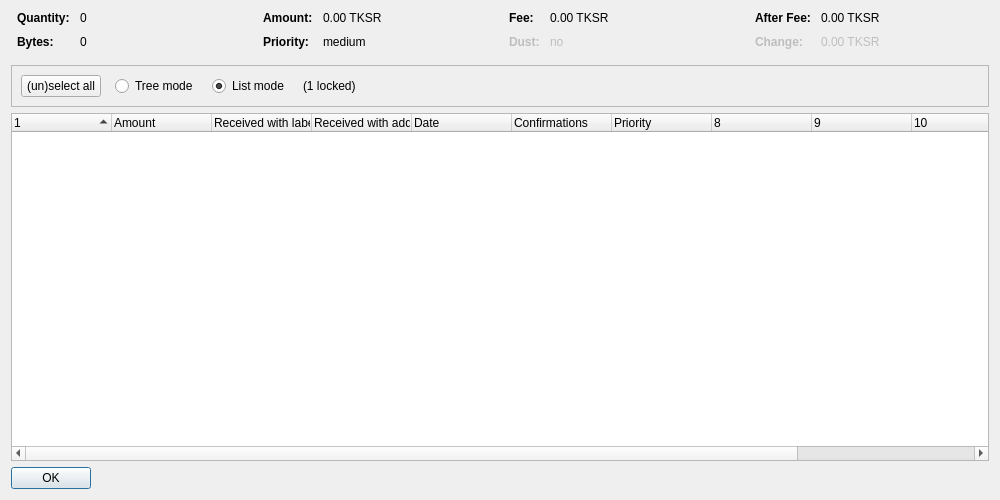
<?xml version="1.0" encoding="UTF-8"?>
<ui version="4.0">
 <class>CoinControlDialog</class>
 <widget class="QDialog" name="CoinControlDialog">
  <property name="geometry">
   <rect>
    <x>0</x>
    <y>0</y>
    <width>1000</width>
    <height>500</height>
   </rect>
  </property>
  <property name="windowTitle">
   <string>Coin Selection</string>
  </property>
  <layout class="QVBoxLayout" name="verticalLayout">
   <item>
    <layout class="QHBoxLayout" name="horizontalLayoutTop" stretch="0,0,0,0">
     <property name="topMargin">
      <number>0</number>
     </property>
     <property name="bottomMargin">
      <number>10</number>
     </property>
     <item>
      <layout class="QFormLayout" name="formLayoutCoinControl1">
       <property name="horizontalSpacing">
        <number>10</number>
       </property>
       <property name="verticalSpacing">
        <number>10</number>
       </property>
       <property name="leftMargin">
        <number>6</number>
       </property>
       <property name="rightMargin">
        <number>6</number>
       </property>
       <item row="0" column="0">
        <widget class="QLabel" name="labelCoinControlQuantityText">
         <property name="font">
          <font>
           <weight>75</weight>
           <bold>true</bold>
          </font>
         </property>
         <property name="text">
          <string>Quantity:</string>
         </property>
        </widget>
       </item>
       <item row="0" column="1">
        <widget class="QLabel" name="labelCoinControlQuantity">
         <property name="cursor">
          <cursorShape>IBeamCursor</cursorShape>
         </property>
         <property name="contextMenuPolicy">
          <enum>Qt::ActionsContextMenu</enum>
         </property>
         <property name="text">
          <string notr="true">0</string>
         </property>
         <property name="textInteractionFlags">
          <set>Qt::LinksAccessibleByMouse|Qt::TextSelectableByKeyboard|Qt::TextSelectableByMouse</set>
         </property>
        </widget>
       </item>
       <item row="1" column="0">
        <widget class="QLabel" name="labelCoinControlBytesText">
         <property name="font">
          <font>
           <weight>75</weight>
           <bold>true</bold>
          </font>
         </property>
         <property name="text">
          <string>Bytes:</string>
         </property>
        </widget>
       </item>
       <item row="1" column="1">
        <widget class="QLabel" name="labelCoinControlBytes">
         <property name="cursor">
          <cursorShape>IBeamCursor</cursorShape>
         </property>
         <property name="contextMenuPolicy">
          <enum>Qt::ActionsContextMenu</enum>
         </property>
         <property name="text">
          <string notr="true">0</string>
         </property>
         <property name="textInteractionFlags">
          <set>Qt::LinksAccessibleByMouse|Qt::TextSelectableByKeyboard|Qt::TextSelectableByMouse</set>
         </property>
        </widget>
       </item>
      </layout>
     </item>
     <item>
      <layout class="QFormLayout" name="formLayoutCoinControl2">
       <property name="horizontalSpacing">
        <number>10</number>
       </property>
       <property name="verticalSpacing">
        <number>10</number>
       </property>
       <property name="leftMargin">
        <number>6</number>
       </property>
       <property name="rightMargin">
        <number>6</number>
       </property>
       <item row="0" column="0">
        <widget class="QLabel" name="labelCoinControlAmountText">
         <property name="font">
          <font>
           <weight>75</weight>
           <bold>true</bold>
          </font>
         </property>
         <property name="text">
          <string>Amount:</string>
         </property>
        </widget>
       </item>
       <item row="0" column="1">
        <widget class="QLabel" name="labelCoinControlAmount">
         <property name="cursor">
          <cursorShape>IBeamCursor</cursorShape>
         </property>
         <property name="contextMenuPolicy">
          <enum>Qt::ActionsContextMenu</enum>
         </property>
         <property name="text">
          <string notr="true">0.00 TKSR</string>
         </property>
         <property name="textInteractionFlags">
          <set>Qt::LinksAccessibleByMouse|Qt::TextSelectableByKeyboard|Qt::TextSelectableByMouse</set>
         </property>
        </widget>
       </item>
       <item row="1" column="0">
        <widget class="QLabel" name="labelCoinControlPriorityText">
         <property name="font">
          <font>
           <weight>75</weight>
           <bold>true</bold>
          </font>
         </property>
         <property name="text">
          <string>Priority:</string>
         </property>
        </widget>
       </item>
       <item row="1" column="1">
        <widget class="QLabel" name="labelCoinControlPriority">
         <property name="cursor">
          <cursorShape>IBeamCursor</cursorShape>
         </property>
         <property name="contextMenuPolicy">
          <enum>Qt::ActionsContextMenu</enum>
         </property>
         <property name="text">
          <string notr="true">medium</string>
         </property>
         <property name="textInteractionFlags">
          <set>Qt::LinksAccessibleByMouse|Qt::TextSelectableByKeyboard|Qt::TextSelectableByMouse</set>
         </property>
        </widget>
       </item>
      </layout>
     </item>
     <item>
      <layout class="QFormLayout" name="formLayoutCoinControl3">
       <property name="horizontalSpacing">
        <number>10</number>
       </property>
       <property name="verticalSpacing">
        <number>10</number>
       </property>
       <property name="leftMargin">
        <number>6</number>
       </property>
       <property name="rightMargin">
        <number>6</number>
       </property>
       <item row="0" column="0">
        <widget class="QLabel" name="labelCoinControlFeeText">
         <property name="font">
          <font>
           <weight>75</weight>
           <bold>true</bold>
          </font>
         </property>
         <property name="text">
          <string>Fee:</string>
         </property>
        </widget>
       </item>
       <item row="0" column="1">
        <widget class="QLabel" name="labelCoinControlFee">
         <property name="cursor">
          <cursorShape>IBeamCursor</cursorShape>
         </property>
         <property name="contextMenuPolicy">
          <enum>Qt::ActionsContextMenu</enum>
         </property>
         <property name="text">
          <string notr="true">0.00 TKSR</string>
         </property>
         <property name="textInteractionFlags">
          <set>Qt::LinksAccessibleByMouse|Qt::TextSelectableByKeyboard|Qt::TextSelectableByMouse</set>
         </property>
        </widget>
       </item>
       <item row="1" column="0">
        <widget class="QLabel" name="labelCoinControlLowOutputText">
         <property name="enabled">
          <bool>false</bool>
         </property>
         <property name="font">
          <font>
           <weight>75</weight>
           <bold>true</bold>
          </font>
         </property>
         <property name="text">
          <string>Dust:</string>
         </property>
        </widget>
       </item>
       <item row="1" column="1">
        <widget class="QLabel" name="labelCoinControlLowOutput">
         <property name="enabled">
          <bool>false</bool>
         </property>
         <property name="cursor">
          <cursorShape>IBeamCursor</cursorShape>
         </property>
         <property name="contextMenuPolicy">
          <enum>Qt::ActionsContextMenu</enum>
         </property>
         <property name="text">
          <string notr="true">no</string>
         </property>
         <property name="textInteractionFlags">
          <set>Qt::LinksAccessibleByMouse|Qt::TextSelectableByKeyboard|Qt::TextSelectableByMouse</set>
         </property>
        </widget>
       </item>
      </layout>
     </item>
     <item>
      <layout class="QFormLayout" name="formLayoutCoinControl4">
       <property name="horizontalSpacing">
        <number>10</number>
       </property>
       <property name="verticalSpacing">
        <number>10</number>
       </property>
       <property name="leftMargin">
        <number>6</number>
       </property>
       <property name="rightMargin">
        <number>6</number>
       </property>
       <item row="0" column="0">
        <widget class="QLabel" name="labelCoinControlAfterFeeText">
         <property name="font">
          <font>
           <weight>75</weight>
           <bold>true</bold>
          </font>
         </property>
         <property name="text">
          <string>After Fee:</string>
         </property>
        </widget>
       </item>
       <item row="0" column="1">
        <widget class="QLabel" name="labelCoinControlAfterFee">
         <property name="cursor">
          <cursorShape>IBeamCursor</cursorShape>
         </property>
         <property name="contextMenuPolicy">
          <enum>Qt::ActionsContextMenu</enum>
         </property>
         <property name="text">
          <string notr="true">0.00 TKSR</string>
         </property>
         <property name="textInteractionFlags">
          <set>Qt::LinksAccessibleByMouse|Qt::TextSelectableByKeyboard|Qt::TextSelectableByMouse</set>
         </property>
        </widget>
       </item>
       <item row="1" column="0">
        <widget class="QLabel" name="labelCoinControlChangeText">
         <property name="enabled">
          <bool>false</bool>
         </property>
         <property name="font">
          <font>
           <weight>75</weight>
           <bold>true</bold>
          </font>
         </property>
         <property name="text">
          <string>Change:</string>
         </property>
        </widget>
       </item>
       <item row="1" column="1">
        <widget class="QLabel" name="labelCoinControlChange">
         <property name="enabled">
          <bool>false</bool>
         </property>
         <property name="cursor">
          <cursorShape>IBeamCursor</cursorShape>
         </property>
         <property name="contextMenuPolicy">
          <enum>Qt::ActionsContextMenu</enum>
         </property>
         <property name="text">
          <string notr="true">0.00 TKSR</string>
         </property>
         <property name="textInteractionFlags">
          <set>Qt::LinksAccessibleByMouse|Qt::TextSelectableByKeyboard|Qt::TextSelectableByMouse</set>
         </property>
        </widget>
       </item>
      </layout>
     </item>
    </layout>
   </item>
   <item>
    <widget class="QFrame" name="frame">
     <property name="minimumSize">
      <size>
       <width>0</width>
       <height>40</height>
      </size>
     </property>
     <property name="frameShape">
      <enum>QFrame::StyledPanel</enum>
     </property>
     <property name="frameShadow">
      <enum>QFrame::Sunken</enum>
     </property>
     <layout class="QHBoxLayout" name="horizontalLayout">
      <item>
       <layout class="QHBoxLayout" name="horizontalLayoutPanel" stretch="0,0,0,0,0">
        <property name="spacing">
         <number>14</number>
        </property>
        <item>
         <widget class="QPushButton" name="pushButtonSelectAll">
          <property name="sizePolicy">
           <sizepolicy hsizetype="Maximum" vsizetype="Fixed">
            <horstretch>0</horstretch>
            <verstretch>0</verstretch>
           </sizepolicy>
          </property>
          <property name="text">
           <string>(un)select all</string>
          </property>
          <property name="autoDefault">
           <bool>false</bool>
          </property>
         </widget>
        </item>
        <item>
         <widget class="QRadioButton" name="radioTreeMode">
          <property name="sizePolicy">
           <sizepolicy hsizetype="Maximum" vsizetype="Fixed">
            <horstretch>0</horstretch>
            <verstretch>0</verstretch>
           </sizepolicy>
          </property>
          <property name="text">
           <string>Tree mode</string>
          </property>
         </widget>
        </item>
        <item>
         <widget class="QRadioButton" name="radioListMode">
          <property name="sizePolicy">
           <sizepolicy hsizetype="Maximum" vsizetype="Fixed">
            <horstretch>0</horstretch>
            <verstretch>0</verstretch>
           </sizepolicy>
          </property>
          <property name="text">
           <string>List mode</string>
          </property>
          <property name="checked">
           <bool>true</bool>
          </property>
         </widget>
        </item>
        <item>
         <widget class="QLabel" name="labelLocked">
          <property name="text">
           <string notr="true">(1 locked)</string>
          </property>
         </widget>
        </item>
        <item>
         <spacer name="horizontalSpacer">
          <property name="orientation">
           <enum>Qt::Horizontal</enum>
          </property>
          <property name="sizeHint" stdset="0">
           <size>
            <width>40</width>
            <height>20</height>
           </size>
          </property>
         </spacer>
        </item>
       </layout>
      </item>
     </layout>
    </widget>
   </item>
   <item>
    <widget class="CoinControlTreeWidget" name="treeWidget">
     <property name="contextMenuPolicy">
      <enum>Qt::CustomContextMenu</enum>
     </property>
     <property name="sortingEnabled">
      <bool>false</bool>
     </property>
     <property name="columnCount">
      <number>12</number>
     </property>
     <attribute name="headerShowSortIndicator" stdset="0">
      <bool>true</bool>
     </attribute>
     <attribute name="headerStretchLastSection">
      <bool>false</bool>
     </attribute>
     <column>
      <property name="text">
       <string/>
      </property>
     </column>
     <column>
      <property name="text">
       <string>Amount</string>
      </property>
     </column>
     <column>
      <property name="text">
       <string>Received with label</string>
      </property>
     </column>
     <column>
      <property name="text">
       <string>Received with address</string>
      </property>
     </column>
     <column>
      <property name="text">
       <string>Date</string>
      </property>
     </column>
     <column>
      <property name="text">
       <string>Confirmations</string>
      </property>
      <property name="toolTip">
       <string>Confirmed</string>
      </property>
     </column>
     <column>
      <property name="text">
       <string>Priority</string>
      </property>
     </column>
     <column>
      <property name="text">
       <string/>
      </property>
     </column>
     <column>
      <property name="text">
       <string/>
      </property>
     </column>
     <column>
      <property name="text">
       <string/>
      </property>
     </column>
     <column>
      <property name="text">
       <string/>
      </property>
     </column>
     <column>
      <property name="text">
       <string/>
      </property>
     </column>
    </widget>
   </item>
   <item>
    <widget class="QDialogButtonBox" name="buttonBox">
     <property name="sizePolicy">
      <sizepolicy hsizetype="Maximum" vsizetype="Fixed">
       <horstretch>0</horstretch>
       <verstretch>0</verstretch>
      </sizepolicy>
     </property>
     <property name="orientation">
      <enum>Qt::Horizontal</enum>
     </property>
     <property name="standardButtons">
      <set>QDialogButtonBox::Ok</set>
     </property>
    </widget>
   </item>
  </layout>
 </widget>
 <customwidgets>
  <customwidget>
   <class>CoinControlTreeWidget</class>
   <extends>QTreeWidget</extends>
   <header>coincontroltreewidget.h</header>
  </customwidget>
 </customwidgets>
 <resources/>
 <connections/>
</ui>
